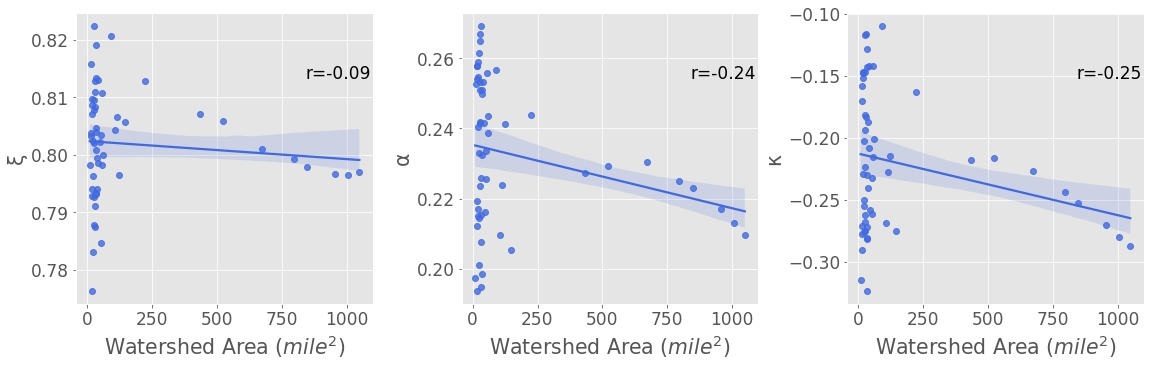

Generate this figure with Python:
# -*- coding: utf-8 -*-
"""
Created on Mon Jan 31 06:03:29 2022

@author: sardekani
"""


import pandas as pd
import os
import matplotlib.pyplot as plt
import geopandas as gpd
from sklearn.linear_model import LinearRegression
import seaborn as sns
import scipy as sp

# flag=0 area in km^2 is interested if flag=1 area in mile^2 is interested
flag=1

durationAr=['1h', '2h', '3h', '6h', '12h', '18h', '1d', '2d', '3d','5d','7d']
RP=[2,5,10,25,50,100,200,500,1000]
distAr=['gev','glo','gno','gpa','pe3']
dist=distAr[0]

if flag==1:
    xlabel='Watershed Area ($mile^2$)'
    c=0.3861
    pname='_mile'
    col_A='AreaSqMile'
elif flag==0:
    xlabel='Watershed Area ($Km^2$)'
    c=1
    pname=''
    col_A='AreaSqKm'
#Load HUC08 file
# HUC8_df=pd.read_csv("P:/2021/ArizonaStorm/BasinAvg/HUC12/ListHUC8.csv")
shp='P:/2021/ArizonaStorm/GIS/shp/HUC8_ClipHUC6Arizona_HUC12Summary.shp'
HUC8_df=gpd.read_file(shp)[['HUC8','AreaSqKm']]
HUC8_df.columns=['HUC08','AreaSqKm']


# distribution parameter directory for HUC12 and interconnected HUC12
indir='P:/2021/ArizonaStorm/Regionality/lmoment/'

# load area table for interconnected huc12 and huc12s
indir1='P:/2021/ArizonaStorm/BasinAvg/AORC/'
filename1=indir1+'InterHUC12_IntersAORC_EPSG4269_CorrArea.csv'
inthuc12_area=pd.read_csv(filename1)
inthuc12_area=inthuc12_area[['HUC12', 'SumUpAreaSqKm']]
# change the column name to be consistent with huc12 area table
inthuc12_area.columns=['huc12', 'AreaSqKm']
filename2=indir1+'SelectedHUC12_IntersAORC_EPSG4269_CorrArea.csv'
huc12_area=pd.read_csv(filename2)[['HUC12', 'AreaSqKm']]
huc12_area.columns=['huc12', 'AreaSqKm']

for dur in durationAr:
    # Load distribution parameters
    file_p_inthuc12=indir+'interHUC12BasedOnBasinAvgAMP/'+dur+'_allHUC12s_'+dist+'_param.csv'
    file_p_huc12=indir+'HUC12BasedOnBasinAvgAMP/'+dur+'_allHUC12s_'+dist+'_param.csv'
    para_inthuc12=pd.read_csv(file_p_inthuc12)
    para_huc12=pd.read_csv(file_p_huc12)
    para_inthuc12['watershed']='interconnected huc12'
    para_huc12['watershed']='huc12'
    # merge area
    para_inthuc12=pd.merge(para_inthuc12, inthuc12_area, on='huc12')
    para_huc12=pd.merge(para_huc12, huc12_area, on='huc12')
    
    R_dic={'R_Xi':[],'R_alpha':[],'R_k':[]}
    for row in range(len(HUC8_df)):
        huc8=HUC8_df.HUC08.iloc[row]
        area_huc8=HUC8_df.AreaSqKm.iloc[row]
        infile="P:/2021/ArizonaStorm/BasinAvg/HUC12/HUC12in"+str(huc8)+".csv"
        huc12_l=pd.read_csv(infile)
        huc12_l.columns=['huc12','huc8']
        # Select huc 12 inside huc8
        sel_p_huc12=pd.merge(huc12_l, para_huc12, on='huc12')
        sel_p_interhuc12=pd.merge(huc12_l, para_inthuc12, on='huc12')
        print(len(sel_p_huc12),len(sel_p_interhuc12))
        # join huc12 and interconnected huc12
        all_watershed=pd.concat([sel_p_huc12,sel_p_interhuc12], axis=0)
        all_watershed['AreaSqMile']=all_watershed['AreaSqKm']*c
        # Generate Distribution parameter scatter plot for all units (3x1)
        plt.style.use('ggplot')
        plt.rc('font', size=17) 
        fig, axes=plt.subplots(1,3)
        fig.set_figheight(5)
        fig.set_figwidth(16)
        fig.tight_layout()         
        
        r, p = sp.stats.pearsonr(all_watershed[col_A],all_watershed['xi'])
        R_dic['R_Xi'].append(r)
        ax1=sns.regplot(x=col_A, y='xi', data=all_watershed, ax=axes[0], color='royalblue')
        ax1.set_xlabel(xlabel)
        ax1.set_ylabel(chr(958))
        yl=(all_watershed['xi'].max()-all_watershed['xi'].min())*0.8+all_watershed['xi'].min()
        xl=(all_watershed[col_A].max()-all_watershed[col_A].min())*0.8+all_watershed[col_A].min()
        ax1.text(xl, yl, 'r={:.2f}'.format(r))  #,transform=ax1.transAxes
        
        r1, p1 = sp.stats.pearsonr(all_watershed[col_A],all_watershed['alpha'])
        R_dic['R_alpha'].append(r1)
        ax2=sns.regplot(x=col_A, y='alpha', data=all_watershed, ax=axes[1], color='royalblue')
        ax2.set_xlabel(xlabel)
        ax2.set_ylabel(chr(945))
        yl=(all_watershed['alpha'].max()-all_watershed['alpha'].min())*0.8+all_watershed['alpha'].min()
        xl=(all_watershed[col_A].max()-all_watershed[col_A].min())*0.8+all_watershed[col_A].min()
        ax2.text(xl, yl, 'r={:.2f}'.format(r1))
        
        r2, p2 = sp.stats.pearsonr(all_watershed[col_A],all_watershed['k'])
        R_dic['R_k'].append(r2)
        ax3=sns.regplot(x=col_A, y='k', data=all_watershed, ax=axes[2], color='royalblue')
        ax3.set_xlabel(xlabel)
        ax3.set_ylabel(chr(954))
        yl=(all_watershed['k'].max()-all_watershed['k'].min())*0.8+all_watershed['k'].min()
        xl=(all_watershed[col_A].max()-all_watershed[col_A].min())*0.8+all_watershed[col_A].min()
        ax3.text(xl, yl, 'r={:.2f}'.format(r2))
        
        plt.subplots_adjust(hspace=0.45,wspace=0.3)
        
        img=indir+'Plots/'+dist+'_DistParameters/'+dur+'_HUC08_'+str(huc8)+pname+'_1by3.jpg'
        plt.savefig(img, bbox_inches='tight')
        plt.close()    
        
        outfile=indir+'Plots/'+dist+'_DistParameters/Rsummary_'+dur+'_AllHUC08.csv'
        df_out=pd.DataFrame(R_dic)
        df_out.to_csv(outfile, index=False)
        
        df_dummy=df_out
        df_dummy[df_out<0]=-1
        df_dummy[df_out==0]=0
        df_dummy[df_out>0]=1
        
        df_summ=df_dummy.value_counts()
        df_summ.columns='count'
        outfile2=indir+'Plots/'+dist+'_DistParameters/Rsummary_valueCounts_'+dur+'_AllHUC08.csv'
        df_summ.to_csv(outfile2)
        print(dur, df_summ)
        
        # # generate Distribution parameter scatter plot for all units, only HUC12s and only aggregated HUC12 (3x1) 
        # fig=plt.figure(9)
        # fig.set_figheight(14)
        # fig.set_figwidth(16)
        # fig.tight_layout() 
        
        # title='HUC08: '+str(huc8)+ ' ('+str(area_huc8)+'$Km^2$) - Duration: '+dur
        # fig.suptitle(title, fontsize=18)
        
        # ax1 = plt.subplot(3,3,1)
        # ax1.scatter(all_watershed.AreaSqKm*c, all_watershed.xi,marker='+')
        # plt.xlabel(xlabel,fontweight = 'bold')
        # plt.ylabel(chr(958),fontweight = 'bold')
        
        # ax2 = plt.subplot(3,3,2)
        # ax2.scatter(all_watershed.AreaSqKm*c, all_watershed.alpha,marker='+')
        # plt.xlabel(xlabel,fontweight = 'bold')
        # plt.ylabel(chr(945),fontweight = 'bold')
        # plt.title('HUC12 and interconnected HUC12',fontweight = 'bold', fontsize=20)
        
        # ax3 = plt.subplot(3,3,3)
        # ax3.scatter(all_watershed.AreaSqKm*c, all_watershed.k,marker='+')
        # plt.xlabel(xlabel,fontweight = 'bold')
        # plt.ylabel(chr(954),fontweight = 'bold')

        # ax4 = plt.subplot(3,3,4)
        # ax4.scatter(sel_p_huc12.AreaSqKm, sel_p_huc12.xi,marker='+')
        # plt.xlabel(xlabel,fontweight = 'bold')
        # plt.ylabel(chr(958),fontweight = 'bold')
        
        # ax5 = plt.subplot(3,3,5)
        # ax5.scatter(sel_p_huc12.AreaSqKm, sel_p_huc12.alpha,marker='+')
        # plt.xlabel(xlabel,fontweight = 'bold')
        # plt.ylabel(chr(945),fontweight = 'bold')
        # plt.title('only HUC12',fontweight = 'bold', fontsize=20)
        
        # ax6 = plt.subplot(3,3,6)
        # ax6.scatter(sel_p_huc12.AreaSqKm, sel_p_huc12.k,marker='+')
        # plt.xlabel(xlabel,fontweight = 'bold')
        # plt.ylabel(chr(954),fontweight = 'bold')
        
        # ax7 = plt.subplot(3,3,7)
        # ax7.scatter(sel_p_interhuc12.AreaSqKm, sel_p_interhuc12.xi,marker='+')
        # plt.xlabel(xlabel,fontweight = 'bold')
        # plt.ylabel(chr(958),fontweight = 'bold')
        
        # ax8 = plt.subplot(3,3,8)
        # ax8.scatter(sel_p_interhuc12.AreaSqKm, sel_p_interhuc12.alpha,marker='+')
        # plt.xlabel(xlabel,fontweight = 'bold')
        # plt.ylabel(chr(945),fontweight = 'bold')
        # plt.title('only interconnected HUC12',fontweight = 'bold', fontsize=20)
        
        # ax9 = plt.subplot(3,3,9)
        # ax9.scatter(sel_p_interhuc12.AreaSqKm, sel_p_interhuc12.k,marker='+')
        # plt.xlabel(xlabel,fontweight = 'bold')
        # plt.ylabel(chr(954),fontweight = 'bold')

        # plt.subplots_adjust(hspace=0.45,wspace=0.45)

        # img=indir+'Plots/'+dist+'_DistParameters/'+dur+'_HUC08_'+str(huc8)+pname+'.jpg'
        # plt.savefig(img)
        # plt.close()    
